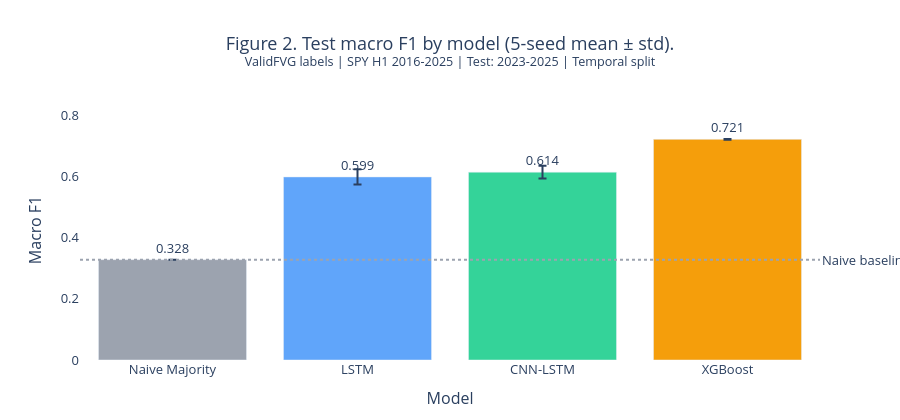

Source (notebook cell):
### Markdown cell above
---

## 4. Models: what was tried and why

| Model | Why included | Mean Macro F1 (5-seed) | Std | 95% CI |
|-------|-------------|----------------------|-----|--------|
| Naive majority | "Always predict None" sanity check | 0.328 |, |, |
| XGBoost | Classical baseline; hand-crafted features strong in small-data regime | **0.721** | 0.001 | [0.671, 0.761] |
| CNN-LSTM | Conv kernel=3/5 encodes 3-candle FVG locality directly | 0.614 | 0.021 | [0.576, 0.649] |
| LSTM | Standard sequence model for OHLCV time series | 0.599 | 0.025 | [0.563, 0.635] |

All models were trained on the same splits. Primary metric is macro F1 on the test set, averaged across 5 random seeds. The naive majority model matters here: on a 97/2/1 class split, accuracy is meaningless. A model that always predicts "none" gets 97% accuracy but only F1 = 0.328.

XGBoost won by a large margin. This is the central finding so far. Classical ML with 35 hand-crafted features outperforms both DL models by 0.107-0.122 F1 points. This isn't a failure of DL, it's expected on small structured data. Effective sample size is ~86 independent windows, and gradient boosting handles that regime well. DL typically needs more samples to express its inductive biases.

The honest read: for this label, this dataset size, and this feature representation, XGBoost is currently the best model. The DL ladder continues, xLSTM and Transformer are untested, but the bar is clearly set.

### Input representation

Each model receives a 60-bar sliding window of OHLCV data (open, high, low, close, volume), representing roughly 10 trading days.

LSTM and CNN-LSTM take the raw window as a `(60, 5)` tensor, normalised per-window with min-max scaling. XGBoost receives 35 hand-crafted features extracted from the same window, momentum, gap geometry, volatility, session position.

### Architecture notes

CNN-LSTM uses two Conv1d layers (16 filters, kernel=5) feeding into a 2-layer LSTM (hidden=32). The conv layers act as local pattern detectors before the recurrent layers process the sequence. Kernel size 5 was chosen because the FVG pattern spans exactly 3 candles, a kernel of 5 captures that neighborhood with one position of margin on each side.

The standard LSTM (single unidirectional layer, hidden=128) is weaker here partly because raw OHLCV without a convolutional front-end must learn local patterns purely from recurrent state, which is less sample-efficient than explicit local filtering.

### Code cell
"""
Figure 2 — Model F1 comparison with error bars.
Reads from JSON artifacts — no model re-training.
"""
import json, os
import plotly.graph_objects as go

BASE = "../reports/rigor/2026-05-13"

# Load multiseed summaries
with open(f"{BASE}/G2/multiseed_summary.json") as f:
    g2 = json.load(f)
with open(f"{BASE}/cnn_lstm_G2/multiseed_summary.json") as f:
    cnn_g2 = json.load(f)

models = ["Naive Majority", "LSTM", "CNN-LSTM", "XGBoost"]
means  = [0.328,             g2["lstm"]["mean_macro_f1"], cnn_g2["mean_test_macro_f1"], g2["xgb"]["mean_macro_f1"]]
errors = [0,                 g2["lstm"]["std_macro_f1"],  cnn_g2["std_test_macro_f1"],  g2["xgb"]["std_macro_f1"]]
colors = ["#9ca3af", "#60a5fa", "#34d399", "#f59e0b"]

fig = go.Figure()
fig.add_trace(go.Bar(
    x=models, y=means,
    error_y=dict(type="data", array=errors, visible=True),
    marker_color=colors,
    text=[f"{m:.3f}" for m in means],
    textposition="outside",
))
fig.update_layout(
    title={
        "text": (
            "Figure 2. Test macro F1 by model (5-seed mean ± std).<br>"
            "<sup>ValidFVG labels | SPY H1 2016-2025 | Test: 2023-2025 | Temporal split</sup>"
        ),
        "x": 0.5, "xanchor": "center"
    },
    yaxis=dict(title="Macro F1", range=[0, 0.85]),
    xaxis_title="Model",
    plot_bgcolor="white",
    height=420,
    margin=dict(t=100, b=60),
    font=dict(size=13),
)
fig.add_hline(y=0.328, line_dash="dot", line_color="#9ca3af", annotation_text="Naive baseline", annotation_position="right")

os.makedirs("../reports", exist_ok=True)
# fig.write_html("../reports/figure02_model_f1_comparison.html")  # removed: individual figure exports disabled
fig.show()
# print("Saved: reports/figure02_model_f1_comparison.html")

### Figure 1 — Plotly figure (JSON) as saved in the notebook; plotly's stock layout.template omitted (floating-point values rounded to 4 significant figures)
{"data": [{"error_y": {"array": [0, 0.0247, 0.02095, 0.0013], "type": "data", "visible": true}, "marker": {"color": ["#9ca3af", "#60a5fa", "#34d399", "#f59e0b"]}, "text": ["0.328", "0.599", "0.614", "0.721"], "textposition": "outside", "type": "bar", "x": ["Naive Majority", "LSTM", "CNN-LSTM", "XGBoost"], "y": [0.328, 0.5985, 0.6141, 0.7213]}], "layout": {"annotations": [{"showarrow": false, "text": "Naive baseline", "x": 1, "xanchor": "left", "xref": "x domain", "y": 0.328, "yanchor": "middle", "yref": "y"}], "font": {"size": 13}, "height": 420, "margin": {"b": 60, "t": 100}, "plot_bgcolor": "white", "shapes": [{"line": {"color": "#9ca3af", "dash": "dot"}, "type": "line", "x0": 0, "x1": 1, "xref": "x domain", "y0": 0.328, "y1": 0.328, "yref": "y"}], "title": {"text": "Figure 2. Test macro F1 by model (5-seed mean ± std).<br><sup>ValidFVG labels | SPY H1 2016-2025 | Test: 2023-2025 | Temporal split</sup>", "x": 0.5, "xanchor": "center"}, "xaxis": {"title": {"text": "Model"}}, "yaxis": {"range": [0, 0.85], "title": {"text": "Macro F1"}}}}
